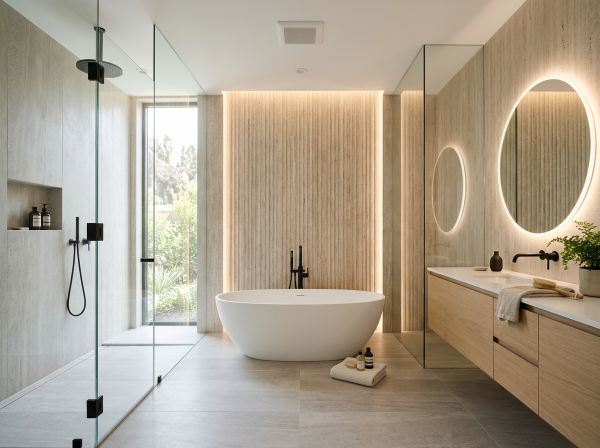
#> input picture backend/samples/renders/bathroom_contemporary.jpg, 1200 x 896 px (shown at 1/2 size)
$ python -i preprocessor.py   (imports and definitions only)
#> lines starting #> are read from the running program, lines starting #| are printed output that depends on the picture; after the words box and inside, x2 and y2 are one past the last pixel; in counts of white or black regions, pixels touching at a corner belong together
#> further down, picture is the input picture: PIL image 1200x896 RGB; mean R, G, B 172.9, 161.1, 143.5
"""
Image preprocessing and edge extraction pipeline for SketchSpace AI.
Prepares sketches for ControlNet and Pix2Pix models.
"""

import cv2
import numpy as np
from PIL import Image, ImageOps

class SketchPreprocessor:
    def __init__(self, target_size=(512, 512)):
        self.target_size = target_size

    def resize_and_pad(self, image: Image.Image, fill_color=(255, 255, 255)) -> Image.Image:
        """Resizes image maintaining aspect ratio and pads to target size."""
#> called with fill_color = (255, 255, 255)
        image.thumbnail(self.target_size, Image.Resampling.LANCZOS)
        new_image = Image.new("RGB", self.target_size, fill_color)
#> new_image: PIL image 512x512 RGB; every value is 255
        paste_x = (self.target_size[0] - image.width) // 2
#> paste_x = 0
        paste_y = (self.target_size[1] - image.height) // 2
#> paste_y = 65
        new_image.paste(image, (paste_x, paste_y))
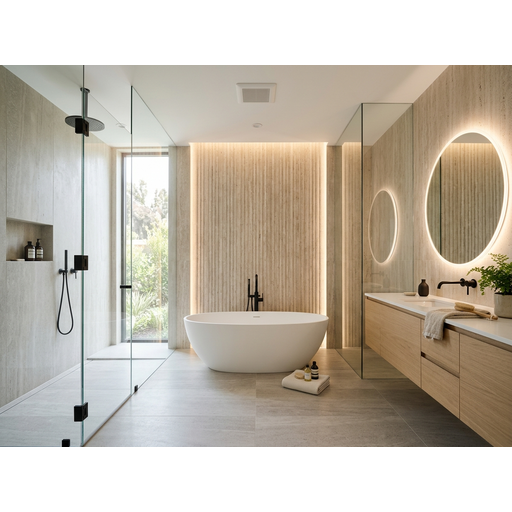
#> new_image: PIL image 512x512 RGB; mean R, G, B 193.7, 184.9, 171.9
        return new_image

    def detect_and_invert_sketch(self, np_img: np.ndarray) -> np.ndarray:
        """
        Determines if sketch is black-on-white (typical pencil on paper)
        and inverts to white-on-black for ControlNet scribble if needed.
        """
        if len(np_img.shape) == 3:
            gray = cv2.cvtColor(np_img, cv2.COLOR_RGB2GRAY)
        else:
            gray = np_img

        # If mean is high (> 127), background is bright, so invert
        if np.mean(gray) > 127:
            # White background, dark sketch lines
            return gray, True
        else:
            # Dark background, bright lines
            return gray, False

    def extract_canny_edges(self, image: Image.Image, low_threshold=100, high_threshold=200) -> Image.Image:
        """Extracts crisp Canny edges from uploaded sketch or photo."""
#> called with low_threshold = 100, high_threshold = 200
        np_img = np.array(image)
        if len(np_img.shape) == 3:
            gray = cv2.cvtColor(np_img, cv2.COLOR_RGB2GRAY)
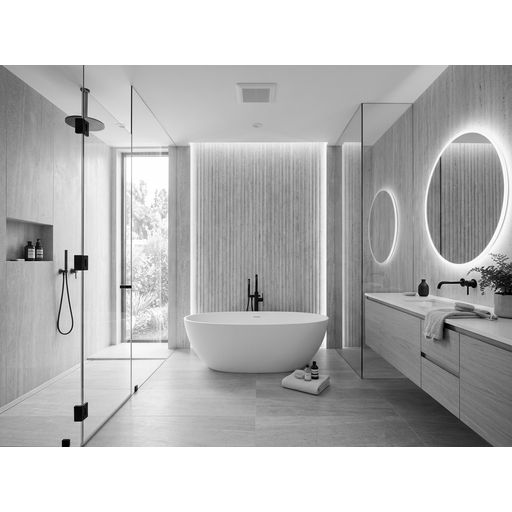
#> gray: shape (512, 512); min 0, max 255, mean 186.1
        else:
            gray = np_img

        # Apply subtle bilateral filter to smooth paper grain while preserving sharp edges
        smoothed = cv2.bilateralFilter(gray, 7, 50, 50)
        edges = cv2.Canny(smoothed, low_threshold, high_threshold)
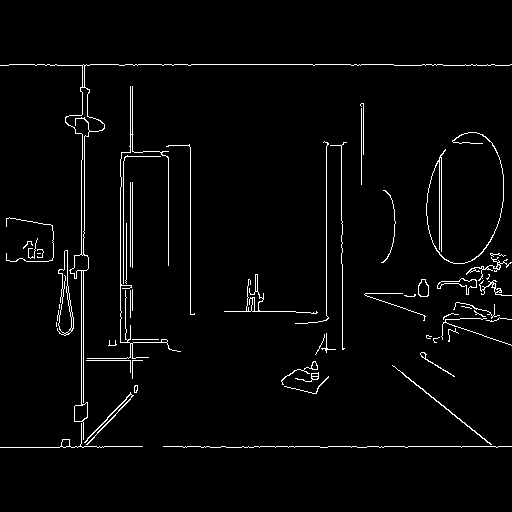
#> edges: shape (512, 512); 2.7% white in thin lines or dots, all inside (x1, y1, x2, y2) = (0, 64, 512, 448)

        # Dilate slightly so lines are prominent
        kernel = np.ones((2, 2), np.uint8)
        dilated = cv2.dilate(edges, kernel, iterations=1)
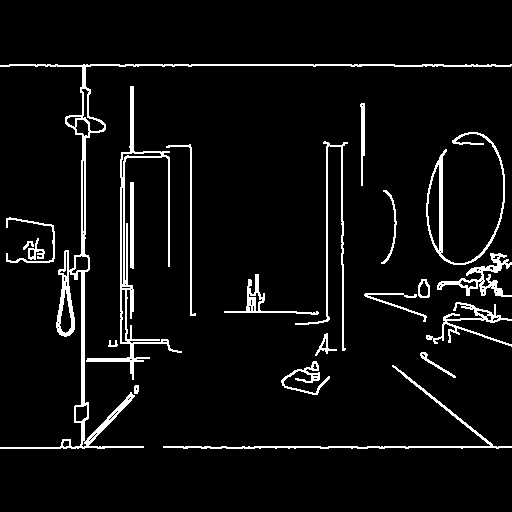
#> dilated: shape (512, 512); 5.7% white in thin lines or dots, all inside (x1, y1, x2, y2) = (0, 64, 512, 449)

        return Image.fromarray(dilated)

    def extract_scribble_edges(self, image: Image.Image) -> Image.Image:
        """
        Extracts clean scribble lines suitable for ControlNet Scribble / Lineart.
        Produces white lines on black background.
        """
        np_img = np.array(image)
        gray, is_bright_bg = self.detect_and_invert_sketch(np_img)
#> is_bright_bg = True

        if is_bright_bg:
            # Invert: paper becomes black, pencil lines become white
            inv = 255 - gray
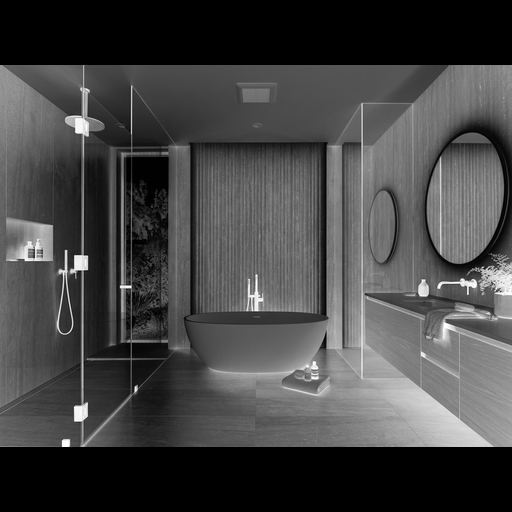
#> inv: shape (512, 512); min 0, max 255, mean 68.9
            # Adaptive threshold to isolate ink/pencil marks from paper texture
            thresh = cv2.adaptiveThreshold(
                inv, 255, cv2.ADAPTIVE_THRESH_GAUSSIAN_C, cv2.THRESH_BINARY, 15, -4
            )
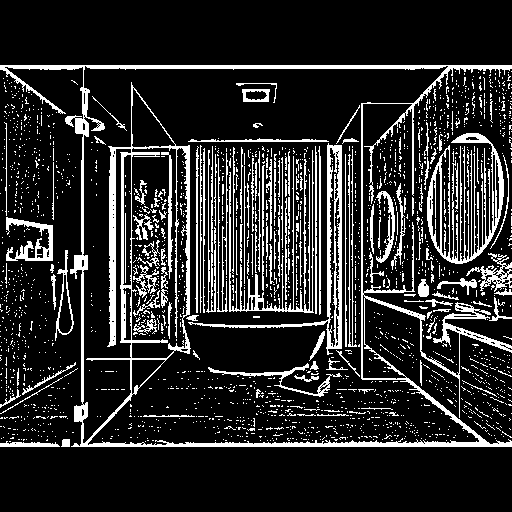
#> thresh: shape (512, 512); 16.2% white; 2100 white regions (1943 under 20 px), largest, box (x1, y1, x2, y2) and area: (0, 65, 512, 447) 14357, (427, 133, 504, 264) 2736, (188, 143, 342, 355) 2392
            # Remove isolated speckles
            kernel = np.ones((2, 2), np.uint8)
            cleaned = cv2.morphologyEx(thresh, cv2.MORPH_OPEN, kernel)
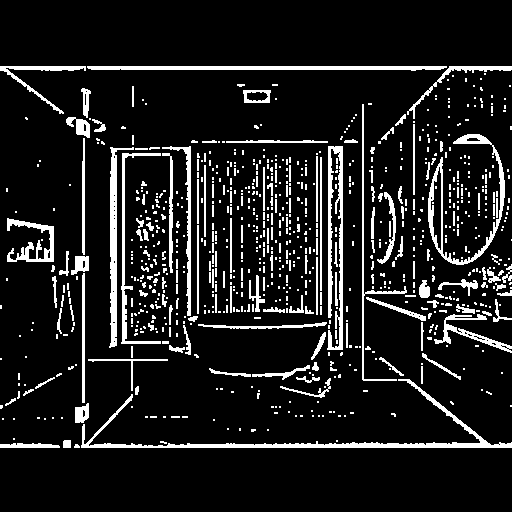
#> cleaned: shape (512, 512); 11.3% white; 876 white regions (704 under 20 px), largest, box (x1, y1, x2, y2) and area: (81, 379, 512, 448) 2531, (327, 146, 343, 350) 1629, (428, 134, 505, 265) 1484
            return Image.fromarray(cleaned)
        else:
            # Already bright on dark
            _, thresh = cv2.threshold(gray, 40, 255, cv2.THRESH_BINARY)
            return Image.fromarray(thresh)

    def process(self, image: Image.Image, mode="scribble") -> dict:
        """Full preprocessing pipeline returning standardized sketch and edge maps."""
        # 1. Standardize size
        resized_original = self.resize_and_pad(image, fill_color=(255, 255, 255))

        # 2. Extract edge representations
        canny_map = self.extract_canny_edges(resized_original)
        scribble_map = self.extract_scribble_edges(resized_original)

        # Return both for model flexibility
        return {
            "processed_image": resized_original,
            "canny_map": canny_map,
            "scribble_map": scribble_map,
            "active_condition_map": scribble_map if mode == "scribble" else canny_map
        }

>>> from PIL import Image
>>> picture = Image.open('../samples/renders/bathroom_contemporary.jpg')
>>> result = SketchPreprocessor().process(picture)
#> result = 4 items

$ run again, on backend/samples/renders/bedroom_scandinavian.jpg
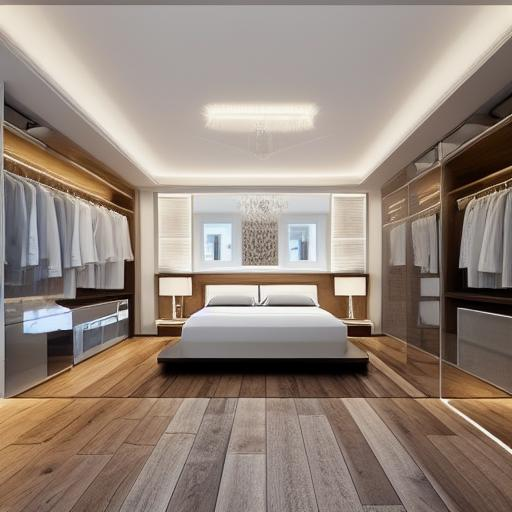
#> input picture backend/samples/renders/bedroom_scandinavian.jpg, 512 x 512 px
#> picture is the input picture: PIL image 512x512 RGB; mean R, G, B 149.1, 134.5, 123.8
#> new_image: PIL image 512x512 RGB; every value is 255
#> in extract_canny_edges, `edges = cv2.Canny(smoothed, low_threshold, high_threshold)`:
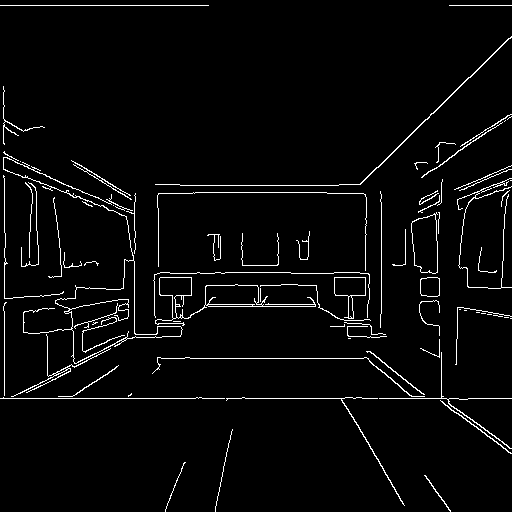
#> edges: shape (512, 512); 3.4% white in thin lines or dots
#> dilated: shape (512, 512); 7.1% white in thin lines or dots
#> is_bright_bg = True
#> thresh: shape (512, 512); 21.6% white; 2371 white regions (2156 under 20 px), largest, box (x1, y1, x2, y2) and area: (0, 156, 440, 512) 11802, (140, 35, 512, 271) 2938, (152, 272, 373, 326) 2823
#> in extract_scribble_edges, `cleaned = cv2.morphologyEx(thresh, cv2.MORPH_OPEN, kernel)`:
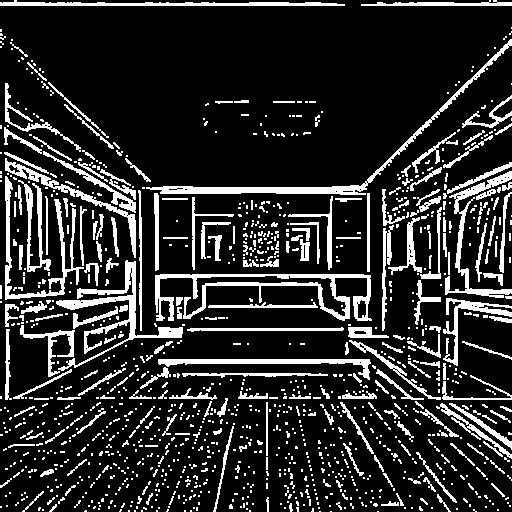
#> cleaned: shape (512, 512); 16.8% white; 1188 white regions (954 under 20 px), largest, box (x1, y1, x2, y2) and area: (155, 274, 372, 321) 2687, (146, 39, 512, 195) 2320, (56, 260, 183, 371) 2125
#> result = 4 items

$ run again, on backend/samples/renders/dining_japandi.jpg
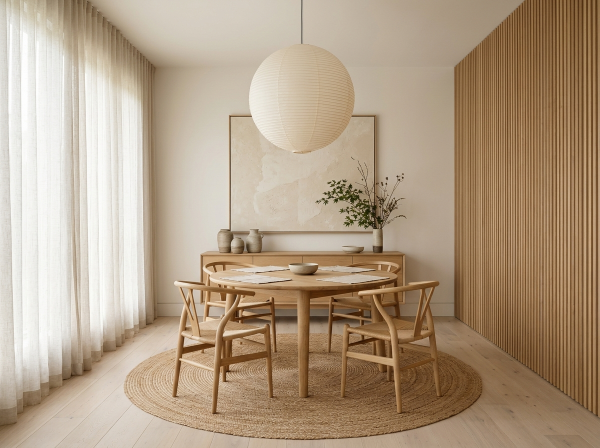
#> input picture backend/samples/renders/dining_japandi.jpg, 1200 x 896 px (shown at 1/2 size)
#> picture is the input picture: PIL image 1200x896 RGB; mean R, G, B 177, 156.5, 132.8
#> in extract_canny_edges, `edges = cv2.Canny(smoothed, low_threshold, high_threshold)`:
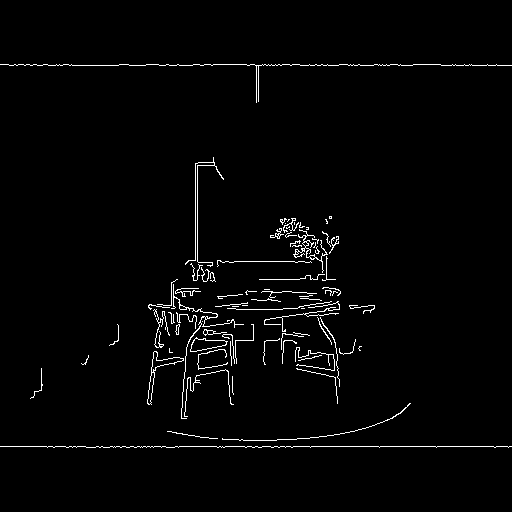
#> edges: shape (512, 512); 2% white in thin lines or dots, all inside (x1, y1, x2, y2) = (0, 64, 512, 448)
#> dilated: shape (512, 512); 4.3% white in thin lines or dots, all inside (x1, y1, x2, y2) = (0, 64, 512, 449)
#> is_bright_bg = True
#> thresh: shape (512, 512); 17.9% white in thin lines or dots, all inside (x1, y1, x2, y2) = (0, 65, 512, 447)
#> in extract_scribble_edges, `cleaned = cv2.morphologyEx(thresh, cv2.MORPH_OPEN, kernel)`:
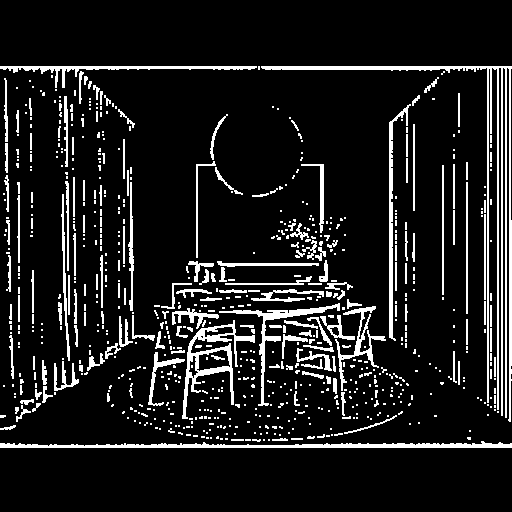
#> cleaned: shape (512, 512); 11.1% white; 755 white regions (577 under 20 px), largest, box (x1, y1, x2, y2) and area: (261, 66, 512, 422) 4701, (0, 441, 512, 448) 1987, (182, 320, 255, 419) 1533
#> result = 4 items

$ run again, on backend/samples/renders/kitchen_luxury.jpg
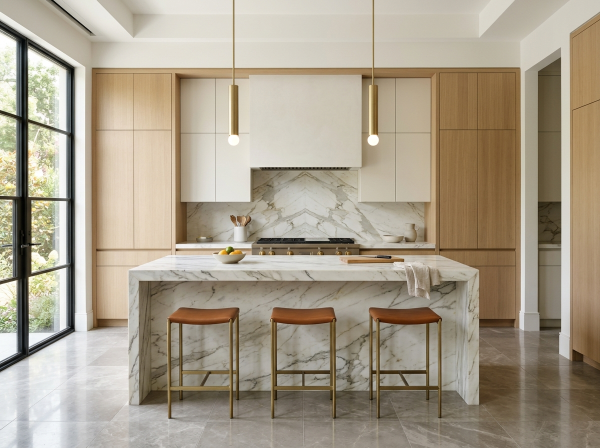
#> input picture backend/samples/renders/kitchen_luxury.jpg, 1200 x 896 px (shown at 1/2 size)
#> picture is the input picture: PIL image 1200x896 RGB; mean R, G, B 167.9, 157.3, 139
#> edges: shape (512, 512); 3.8% white in thin lines or dots, all inside (x1, y1, x2, y2) = (0, 64, 512, 448)
#> dilated: shape (512, 512); 8% white in thin lines or dots, all inside (x1, y1, x2, y2) = (0, 64, 512, 449)
#> is_bright_bg = True
#> thresh: shape (512, 512); 17.6% white; 1293 white regions (1164 under 20 px), largest, box (x1, y1, x2, y2) and area: (0, 65, 512, 414) 10767, (0, 82, 66, 382) 5151, (231, 327, 407, 424) 3630
#> in extract_scribble_edges, `cleaned = cv2.morphologyEx(thresh, cv2.MORPH_OPEN, kernel)`:
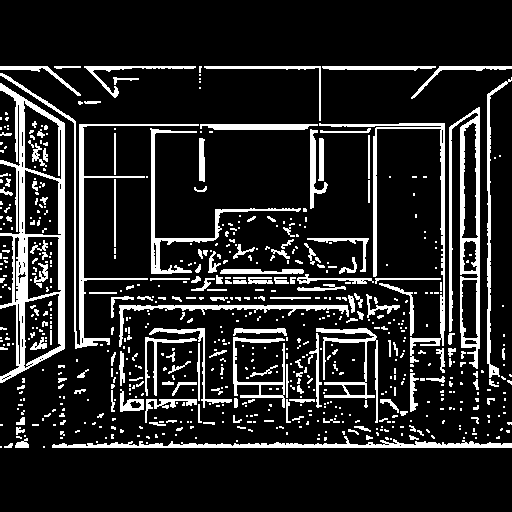
#> cleaned: shape (512, 512); 14.6% white; 683 white regions (519 under 20 px), largest, box (x1, y1, x2, y2) and area: (0, 83, 65, 383) 5076, (449, 107, 480, 369) 2911, (0, 73, 199, 349) 2492
#> result = 4 items
